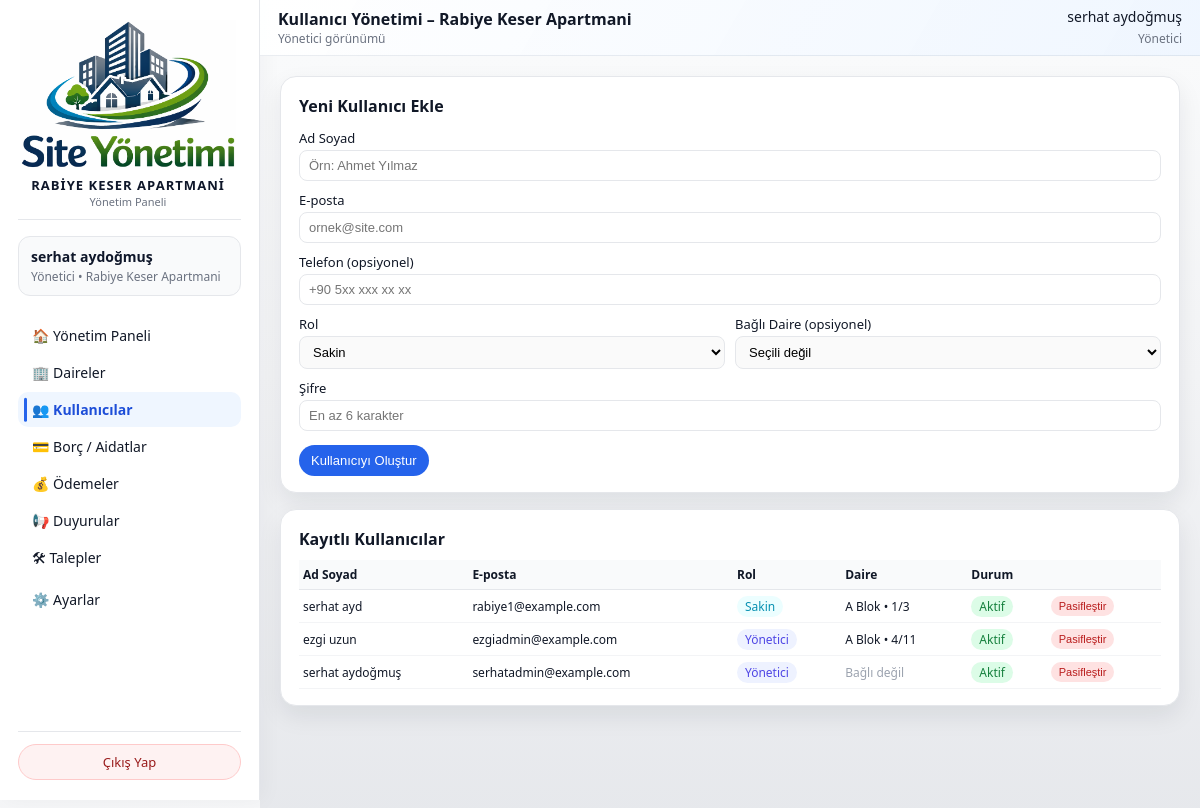
The app's page /admin/users (signed in), older data.
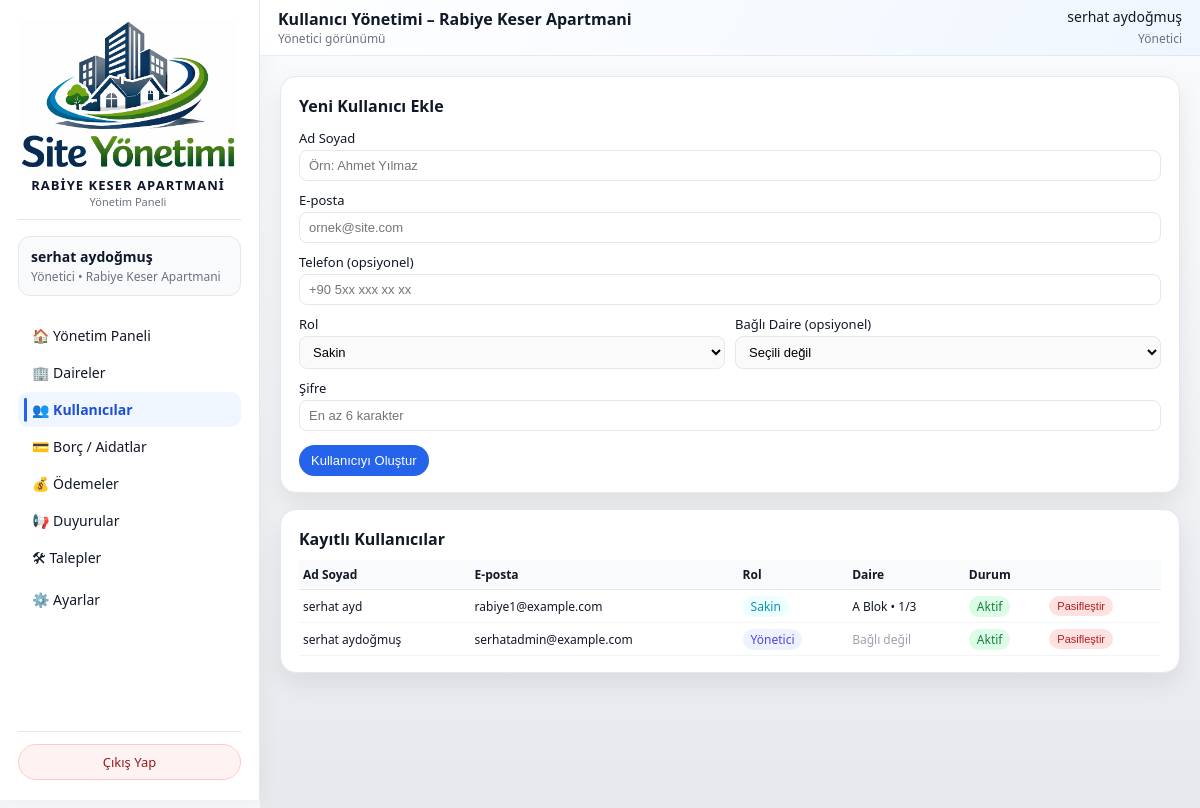
The same page, newer data.
### models/user_model.py (models this page shows, shortened)
class User(db.Model):
    __tablename__ = "users"
    id = db.Column(db.Integer, primary_key=True)
    name = db.Column(db.String(120), nullable=False)
    email = db.Column(db.String(120), unique=True, nullable=False, index=True)
    phone = db.Column(db.String(32), nullable=True)
    password_hash = db.Column(db.String(255), nullable=False)
    role = db.Column(db.String(20), nullable=False, default="resident")
    site_id = db.Column(db.Integer, db.ForeignKey("sites.id"), nullable=True)
    apartment_id = db.Column(
        db.Integer,
        db.ForeignKey("apartments.id"),
        nullable=True,
    )
    is_active = db.Column(db.Boolean, default=True, nullable=False)

### models/apartment_model.py (models this page shows, shortened)
class Apartment(db.Model):
    __tablename__ = "apartments"
    id = db.Column(db.Integer, primary_key=True)
    site_id = db.Column(db.Integer, db.ForeignKey("sites.id"), nullable=False)
    block = db.Column(db.String(50), nullable=False)
    floor = db.Column(db.String(20), nullable=False)
    number = db.Column(db.String(20), nullable=False)
    area_m2 = db.Column(db.Float, nullable=True)
    owner_name = db.Column(db.String(120))
    owner_phone = db.Column(db.String(32))
    notes = db.Column(db.Text)
    users = db.relationship("User", backref="apartment", lazy="dynamic")
    bills = db.relationship("Bill", backref="apartment", lazy="dynamic")
    payments = db.relationship("Payment", backref="apartment", lazy="dynamic")
    tickets = db.relationship("Ticket", backref="apartment", lazy="dynamic")

### routes/admin_routes.py (the view, shortened to what this page needs)
@admin_bp.route("/users", methods=["GET", "POST"])
@admin_required
def manage_users():
    admin_user = _get_current_admin()
    site_id = session.get("active_site_id") or (admin_user.site_id if admin_user else None)
    if not site_id:
        flash("Bu sayfayı kullanabilmek için bir siteye atanmış olmanız gerekiyor.", "error")
        return redirect(url_for("index"))
    users = []
    apartments = []
    try:
        users = (
            User.query
            .filter_by(site_id=site_id)
            .order_by(User.role.desc(), User.name.asc())
            .all()
        )
        apartments = (
            Apartment.query
            .filter_by(site_id=site_id)
            .order_by(
                Apartment.block.asc(),
                Apartment.floor.asc(),
                Apartment.number.asc(),
            )
            .all()
        )
    except SQLAlchemyError as exc:
        current_app.logger.exception("Kullanıcı listesi alınamadı: %s", exc)
        flash("Kullanıcı listesi alınırken bir hata oluştu.", "error")
    return render_template(
        "admin/kullanicilar.html",
        users=users,
        apartments=apartments,
    )

### routes/admin_routes.py (called while the page is built)
def admin_required(view_func):
    @wraps(view_func)
    def wrapped_view(*args, **kwargs):
        user_id = session.get("user_id")
        role = session.get("user_role")
        if not user_id:
            flash("Devam etmek için lütfen giriş yapın.", "info")
            return redirect(url_for("auth.login"))
        if role not in ("admin", "super_admin"):
            flash("Bu alana sadece yönetici kullanıcılar erişebilir.", "error")
            return redirect(url_for("index"))
        return view_func(*args, **kwargs)
    return wrapped_view

@admin_bp.app_context_processor
def inject_site_name():
    name = session.get("site_name")
    if not name:
        name = get_site_display_name()  # DB'den oku (SystemSetting)
        session["site_name"] = name
    return {"current_site_name": name}

def _get_current_admin():
    user_id = session.get("user_id")
    if not user_id:
        return None
    try:
        return User.query.get(user_id)
    except SQLAlchemyError as exc:
        current_app.logger.exception("Admin bilgisi alınamadı: %s", exc)
        return None

def get_site_display_name() -> str:
    default_name = "Site / Apartman"
    try:
        settings = SystemSetting.get_singleton()
        if settings and getattr(settings, "site_name", None):
            name = (settings.site_name or "").strip()
            if name:
                return name
    except SQLAlchemyError as exc:
        current_app.logger.exception("Site adı okunamadı: %s", exc)
    return default_name

@admin_bp.app_context_processor
def inject_site_name():
    name = session.get("site_name")
    if not name:
        name = get_site_display_name()  # DB'den oku (SystemSetting)
        session["site_name"] = name
    return {"current_site_name": name}

### templates/admin/kullanicilar.html (shortened to what this page needs)
{% extends "base.html" %}
{% block topbar_title %}
  Kullanıcı Yönetimi
  {% if session.active_site_name %}
    – {{ session.active_site_name }}
  {% elif current_site_name %}
    – {{ current_site_name }}
  {% endif %}
{% endblock %}
{% block content %}
<div class="dashboard-grid">
  <section>
    <div class="card">
      <h2 style="font-size:16px; margin-bottom:12px;">Yeni Kullanıcı Ekle</h2>
      <form method="post" style="display:flex; flex-direction:column; gap:10px;">
        <div>
          <label for="name" style="display:block; font-size:13px; margin-bottom:3px;">Ad Soyad</label>
          <input
            type="text"
            id="name"
            name="name"
            required
            placeholder="Örn: Ahmet Yılmaz"
            style="width:100%; padding:7px 9px; border-radius:8px; border:1px solid #e5e7eb; font-size:13px;">
        </div>
        <div>
          <label for="email" style="display:block; font-size:13px; margin-bottom:3px;">E-posta</label>
          <input
            type="email"
            id="email"
            name="email"
            required
            placeholder="ornek@site.com"
            style="width:100%; padding:7px 9px; border-radius:8px; border:1px solid #e5e7eb; font-size:13px;">
        </div>
        <div>
          <label for="phone" style="display:block; font-size:13px; margin-bottom:3px;">Telefon (opsiyonel)</label>
          <input
            type="text"
            id="phone"
            name="phone"
            placeholder="+90 5xx xxx xx xx"
            style="width:100%; padding:7px 9px; border-radius:8px; border:1px solid #e5e7eb; font-size:13px;">
        </div>
        <div style="display:grid; grid-template-columns:repeat(2,minmax(0,1fr)); gap:10px;">
          <div>
            <label for="role" style="display:block; font-size:13px; margin-bottom:3px;">Rol</label>
            <select
              id="role"
              name="role"
              style="width:100%; padding:7px 9px; border-radius:8px; border:1px solid #e5e7eb; font-size:13px;">
              <option value="resident">Sakin</option>
            </select>
          </div>
          <div>
            <label for="apartment_id" style="display:block; font-size:13px; margin-bottom:3px;">Bağlı Daire (opsiyonel)</label>
            <select
              id="apartment_id"
              name="apartment_id"
              style="width:100%; padding:7px 9px; border-radius:8px; border:1px solid #e5e7eb; font-size:13px;">
              <option value="">Seçili değil</option>
            </select>
          </div>
        </div>
        <div>
          <label for="password" style="display:block; font-size:13px; margin-bottom:3px;">Şifre</label>
          <input
            type="password"
            id="password"
            name="password"
            required
            placeholder="En az 6 karakter"
            style="width:100%; padding:7px 9px; border-radius:8px; border:1px solid #e5e7eb; font-size:13px;">
        </div>
        <div style="margin-top:4px;">
          <button type="submit"
                  style="padding:8px 12px; border-radius:999px; border:none; background:#2563eb; color:white; font-size:13px; cursor:pointer;">
            Kullanıcıyı Oluştur
          </button>
        </div>
      </form>
    </div>
  </section>
  <section>
    <div class="card">
      <h2 style="font-size:16px; margin-bottom:10px;">Kayıtlı Kullanıcılar</h2>
      {% if users %}
        <div style="width:100%; overflow-x:auto;">
          <table style="width:100%; border-collapse:collapse; font-size:12px;">
            <thead>
              <tr style="background:#f9fafb; border-bottom:1px solid #e5e7eb;">
                <th style="text-align:left; padding:6px 4px;">Ad Soyad</th>
                <th style="text-align:left; padding:6px 4px;">E-posta</th>
                <th style="text-align:left; padding:6px 4px;">Rol</th>
                <th style="text-align:left; padding:6px 4px;">Daire</th>
                <th style="text-align:left; padding:6px 4px;">Durum</th>
                <th style="text-align:left; padding:6px 4px;"></th>
              </tr>
            </thead>
            <tbody>
              {% for user in users %}
                <tr style="border-bottom:1px solid #f3f4f6;">
                  <td style="padding:6px 4px; white-space:nowrap;">
                    {{ user.name }}
                  </td>
                  <td style="padding:6px 4px; white-space:nowrap;">
                    {{ user.email }}
                  </td>
                  <td style="padding:6px 4px; white-space:nowrap;">
                    {% if user.role == "admin" %}
                      <span style="padding:2px 8px; border-radius:999px; background:#eef2ff; color:#4f46e5;">Yönetici</span>
                    {% else %}
                      <span style="padding:2px 8px; border-radius:999px; background:#ecfeff; color:#0891b2;">Sakin</span>
                    {% endif %}
                  </td>
                  <td style="padding:6px 4px; white-space:nowrap;">
                    {% if user.apartment %}
                      {{ user.apartment.block }} Blok • {{ user.apartment.floor }}/{{ user.apartment.number }}
                    {% else %}
                      <span style="color:#9ca3af;">Bağlı değil</span>
                    {% endif %}
                  </td>
                  <td style="padding:6px 4px; white-space:nowrap;">
                    {% if user.is_active %}
                      <span style="padding:2px 8px; border-radius:999px; background:#dcfce7; color:#15803d;">Aktif</span>
                    {% else %}
                      <span style="padding:2px 8px; border-radius:999px; background:#fee2e2; color:#b91c1c;">Pasif</span>
                    {% endif %}
                  </td>
                  <td style="padding:6px 4px; white-space:nowrap;">
                    <form method="post"
                          action="{{ url_for('admin.toggle_user_active', user_id=user.id) }}"
                          style="display:inline;">
                      <button type="submit"
                              style="padding:4px 8px; border-radius:999px; border:none; font-size:11px; cursor:pointer;
                                     {% if user.is_active %}
                                       background:#fee2e2; color:#b91c1c;
                                     {% else %}
                                       background:#dcfce7; color:#166534;
                                     {% endif %}">
                        {% if user.is_active %}Pasifleştir{% else %}Aktifleştir{% endif %}
                      </button>
                    </form>
                  </td>
                </tr>
              {% endfor %}
            </tbody>
          </table>
        </div>
      {% else %}
        <p style="font-size:13px; color:#6b7280;">
          Henüz sistemde kayıtlı bir kullanıcı bulunmuyor (admin hariç).
        </p>
      {% endif %}
    </div>
  </section>
</div>
{% endblock %}

### templates/base.html (shortened to what this page needs)
<!doctype html>
<html lang="tr">
<head>
  <link rel="stylesheet" href="{{ url_for('static', filename='css/app.css') }}">
</head>
<body class="{% block body_class %}{% endblock %}">
<div class="layout">
  <aside class="sidebar" id="sidebar">
{% set site_name = session.get("active_site_name")
    or (current_site_name if current_site_name is defined and current_site_name else 'QR Site Yönetim') %}
<div class="sidebar__header">
  <div class="sidebar__logo-wrapper">
    <img
      src="{{ url_for('static', filename='logo1.png') }}"
      alt="Logo"
      class="sidebar__logo-img"
      style="width:220px; height:150px; object-fit:contain;"
    >
    <div class="sidebar__brand-block">
      <div class="sidebar__brand-title">
        {{ site_name }}
      </div>
      <div class="sidebar__brand-subtitle">
        Yönetim Paneli
      </div>
    </div>
  </div>
</div>
    <div class="sidebar__user">
      {% set user_name = session.get("user_name") %}
      {% set user_role = session.get("user_role") %}
      {% set site_name = session.get("active_site_name") or session.get("site_name", "Site / Apartman") %}
      <div class="sidebar__user-name">
        {% if user_name %}
          {{ user_name }}
        {% else %}
          Giriş Yapıldı
        {% endif %}
      </div>
      <div class="sidebar__user-role">
        {% if user_role == "admin" %}
          Yönetici • {{ site_name }}
        {% elif user_role == "resident" %}
          Sakin • {{ site_name }}
        {% else %}
          {{ site_name }}
        {% endif %}
      </div>
    </div>
    <nav class="sidebar__nav">
      {% set endpoint = request.endpoint or "" %}
      {% if user_role == "admin" %}
        <a href="{{ url_for('admin.dashboard') }}"
           class="sidebar__link {% if endpoint == 'admin.dashboard' %}sidebar__link--active{% endif %}">
          🏠 Yönetim Paneli
        </a>
        <a href="{{ url_for('admin.manage_apartments') }}"
           class="sidebar__link {% if endpoint == 'admin.manage_apartments' %}sidebar__link--active{% endif %}">
          🏢 Daireler
        </a>
        <a href="{{ url_for('admin.manage_users') }}"
           class="sidebar__link {% if endpoint == 'admin.manage_users' %}sidebar__link--active{% endif %}">
          👥 Kullanıcılar
        </a>
        <a href="{{ url_for('admin.manage_bills') }}"
           class="sidebar__link {% if endpoint == 'admin.manage_bills' or endpoint == 'admin.dues_summary' %}sidebar__link--active{% endif %}">
          💳 Borç / Aidatlar
        </a>
        <a href="{{ url_for('admin.manage_payments') }}"
           class="sidebar__link {% if endpoint == 'admin.manage_payments' %}sidebar__link--active{% endif %}">
          💰 Ödemeler
        </a>
        <a href="{{ url_for('admin.manage_announcements') }}"
           class="sidebar__link {% if endpoint == 'admin.manage_announcements' %}sidebar__link--active{% endif %}">
          📢 Duyurular
        </a>
        <a href="{{ url_for('admin.manage_tickets') }}"
           class="sidebar__link {% if endpoint == 'admin.manage_tickets' %}sidebar__link--active{% endif %}">
          🛠 Talepler
        </a>
        <a href="{{ url_for('admin.settings') }}"
           class="sidebar__link {% if endpoint == 'admin.settings' %}sidebar__link--active{% endif %}">
          ⚙️ Ayarlar
        </a>
      {% else %}
        <a href="{{ url_for('admin.dashboard') }}"
           class="sidebar__link {% if endpoint == 'admin.dashboard' %}sidebar__link--active{% endif %}">
          🏠 Panel
        </a>
      {% endif %}
    </nav>
    <div class="sidebar__footer">
      <a href="{{ url_for('auth.logout') }}" class="sidebar__logout-btn">
        Çıkış Yap
      </a>
    </div>
  </aside>
  <div class="main">
    <header class="topbar">
      <div>
        <div class="topbar__title">
          {% block topbar_title %}Yönetim Paneli{% endblock %}
        </div>
        <div class="topbar__subtitle">
          {% if user_role == "admin" %}
            Yönetici görünümü
          {% elif user_role == "resident" %}
            Sakin görünümü
          {% else %}
            Apartman / Site yönetim sistemi
          {% endif %}
        </div>
      </div>
      <div class="topbar__user">
        {% if user_name %}
          <span class="topbar__user-name">{{ user_name }}</span>
        {% endif %}
        {% if user_role %}
          <span class="topbar__user-role">
            {% if user_role == "admin" %}Yönetici{% elif user_role == "resident" %}Sakin{% endif %}
          </span>
        {% endif %}
      </div>
    </header>
    <main class="content">
      {% block content %}{% endblock %}
    </main>
  </div>
</div>
</body>
</html>

Row changes from the older to the newer data that the page shows:
removed User: name "ezgi uzun", email "ezgiadmin@example.com", role "Yönetici", apartment.block "A", apartment.floor "4", apartment.number "11", is_active "Aktif"
